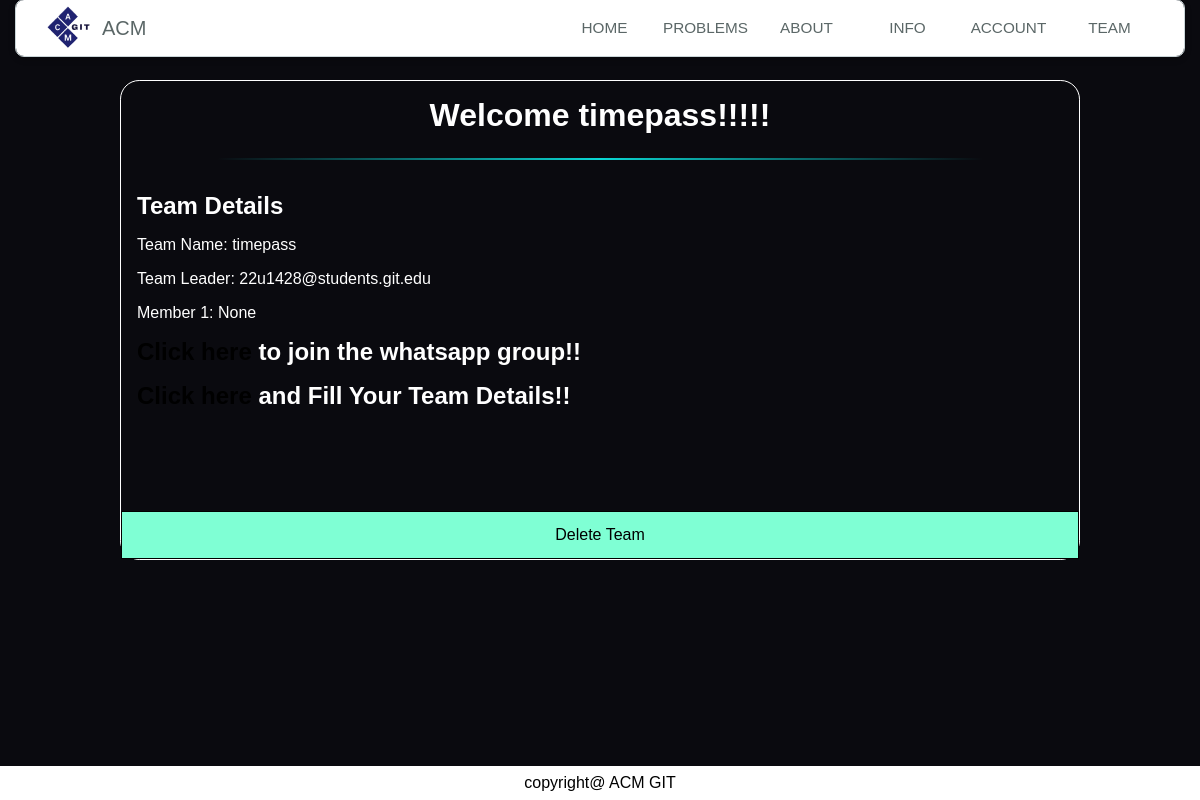
Before: /registration/ (signed in) with the older database file.
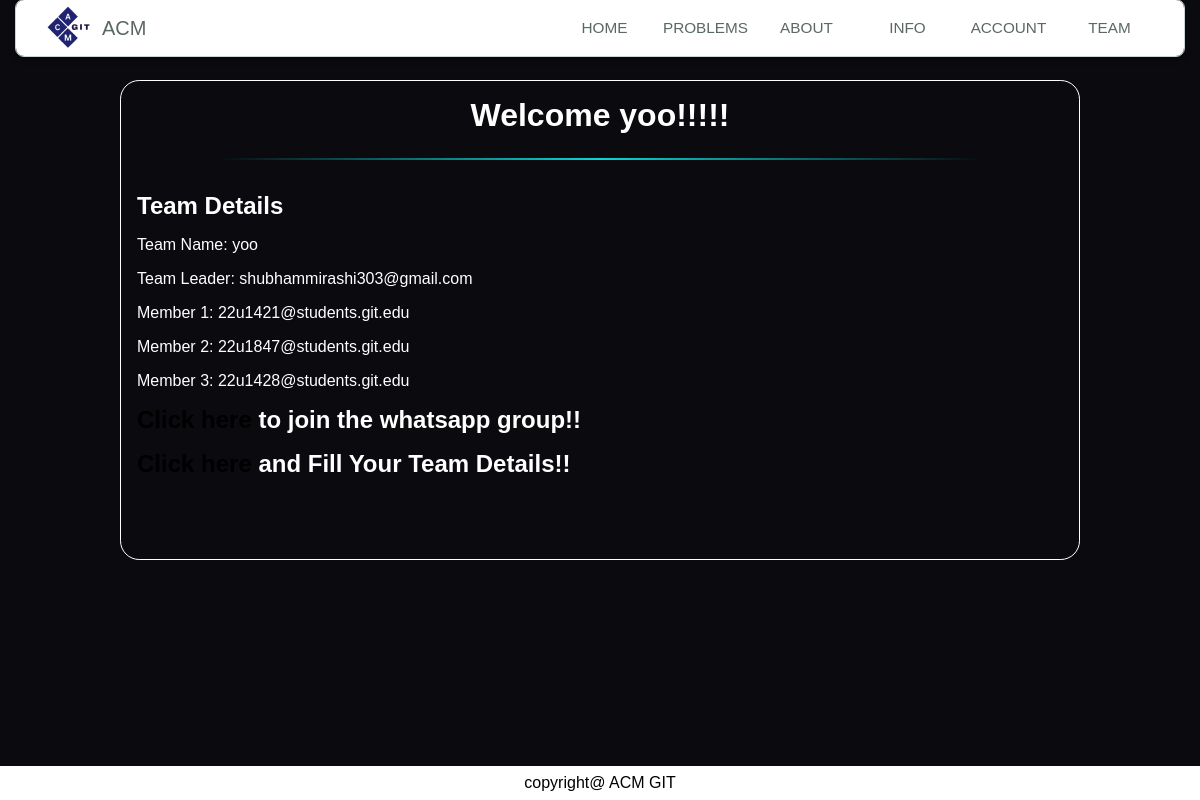
After: the same page with the newer database file.
### MainApp/models.py (models this page shows, shortened)
class Team(models.Model):
    team_name = models.CharField(max_length=100, primary_key=True)
    team_leader = models.ForeignKey(CustomUser, on_delete=models.CASCADE)
    team_member1 = models.ForeignKey(CustomUser, on_delete=models.CASCADE, related_name='team_member1', null=True, blank=True)
    team_member2 = models.ForeignKey(CustomUser, on_delete=models.CASCADE, related_name='team_member2', null=True, blank=True)
    team_member3 = models.ForeignKey(CustomUser, on_delete=models.CASCADE, related_name='team_member3', null=True, blank=True)
    problem_no = models.IntegerField(default=1, validators=[MaxValueValidator(25), MinValueValidator(1)])

class CustomUser(AbstractUser):
    username = None
    email = models.EmailField(_("email address"), unique=True)
    USN = models.CharField(max_length=10)
    USERNAME_FIELD = "email"
    is_registered=models.BooleanField(default=False)
    year=models.CharField(max_length=4,default='2025')
    REQUIRED_FIELDS = []
    objects = CustomUserManager()
    def __str__(self):
        return self.email

### MainApp/views.py (the view)
# urls.py: path('registration/',registration,name='registration'),
def registration(request):
    if not request.user.is_authenticated:
        return HttpResponseRedirect('/login')
    elif Team.objects.filter(team_leader=request.user).exists():
        return render(request,'MainApp/registered.html',context={'team':Team.objects.get(team_leader=request.user)})
    elif Team.objects.filter(team_member1=request.user).exists():
        return render(request,'MainApp/registered.html',context={'team':Team.objects.get(team_member1=request.user)})
    elif Team.objects.filter(team_member2=request.user).exists():
        return render(request,'MainApp/registered.html',context={'team':Team.objects.get(team_member2=request.user)})
    elif Team.objects.filter(team_member3=request.user).exists():
        return render(request,'MainApp/registered.html',context={'team':Team.objects.get(team_member3=request.user)})
    return render(request,'MainApp/registration.html')

### MainApp/templates/MainApp/registered.html (shortened to what this page needs)
{% extends 'base.html' %}
{% load static %}
{% block head %}
    <link rel="stylesheet" href="{% static 'MainApp/registered.css' %}">
{% endblock head %}
{% block body %}
    <div id="content" style="color: white;">
        <h1>Welcome {{team.team_name}}!!!!!</h1>
        <hr>
        <div class="conatiner-account">
        <div class="deatils">
        <h2>Team Details</h2>
        <p id="{{team.id}}">Team Name: {{team.team_name}}</p>
        <p>Team Leader: {{ team.team_leader }}</p>
        <p>Member 1: {{ team.team_member1 }}</p>
        {% if team.team_member2 %}<p>Member 2: {{ team.team_member2 }}</p>{% endif %}
        {% if team.team_member3 %}<p>Member 3: {{ team.team_member3 }}</p>{% endif %}
            <h2><a href="https://chat.whatsapp.com/KFiQi16k6wo17NQzP8wyqf">Click here</a> to join the whatsapp group!!</h2>
            <div id="gforms">
                <h2><a href="https://docs.google.com/forms/d/1EWLWwd5YaVQWotR6imo6-SVS1BEn9m_i2JHZOh2oHZk/edit">Click here</a> and Fill Your Team Details!!</h2>
            </div>
    </div>
            {% if user.email == team.team_leader.email %}<div class="buttons">
                <div class="button-container">
                <a onclick="openBlock()">Delete Team</a>
                </div>
            </div>
            {% endif %}
        </div>
    </div>
{% endblock body %}

Changed rows visible on the page:
removed Team: team_name "timepass", team_leader "22u1428@students.git.edu", team_member1 "None"
added Team: team_name "yoo", team_leader "shubhammirashi303@gmail.com", team_member1 "22u1421@students.git.edu", team_member2 "22u1847@students.git.edu", team_member3 "22u1428@students.git.edu"
Other visible differences:
text no longer shown: "Delete Team"
text now shown: "Member 2: Member 3:"
